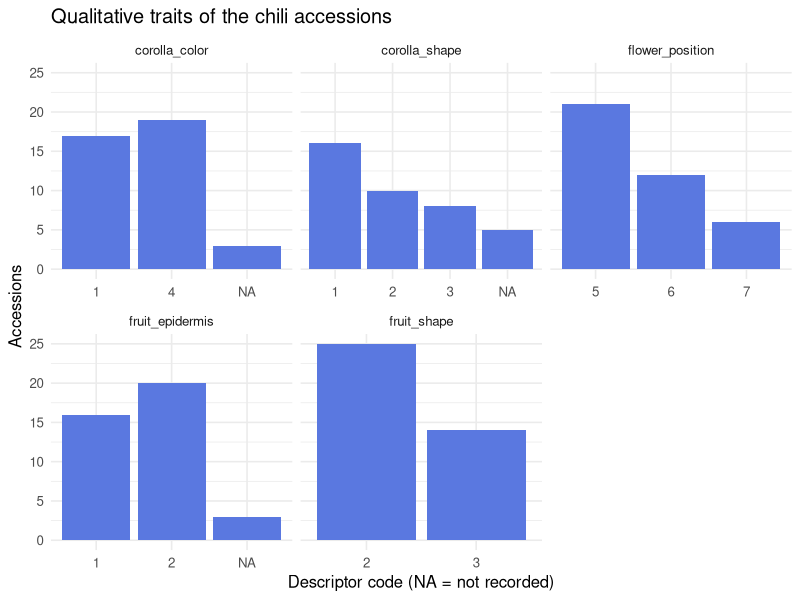
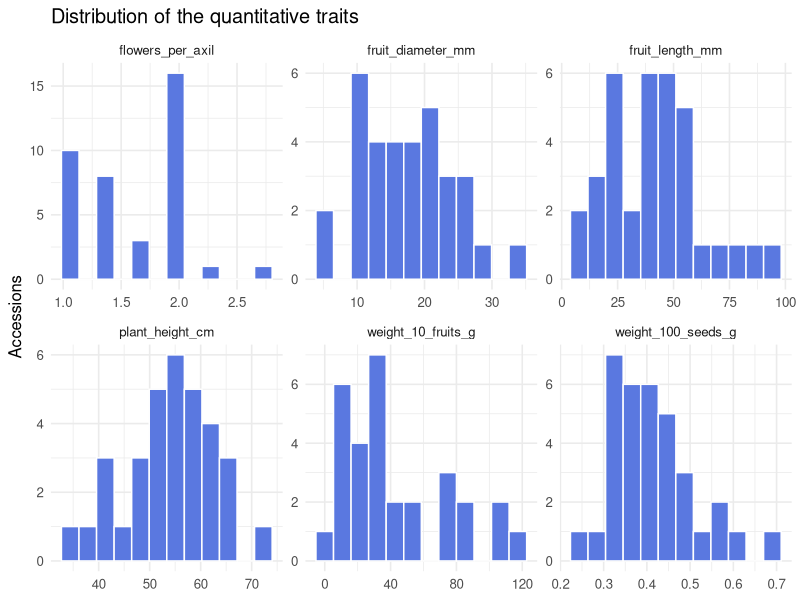
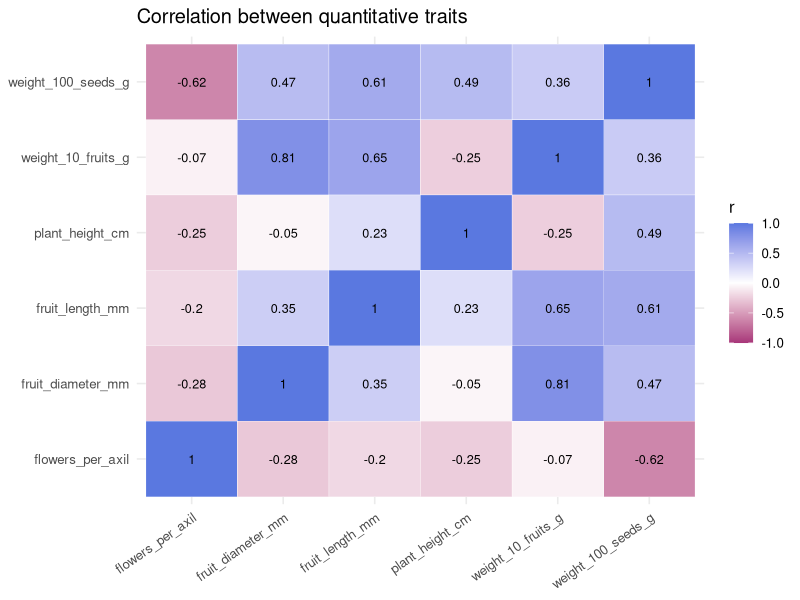
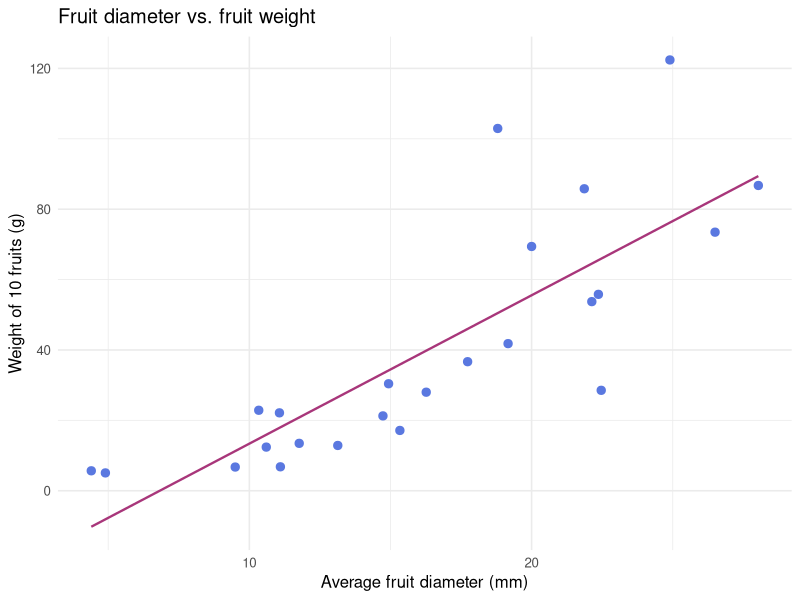
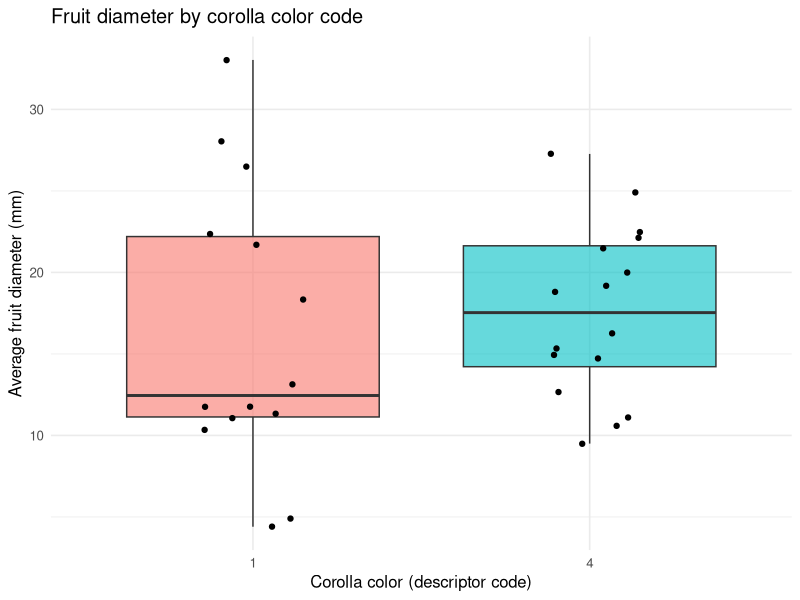
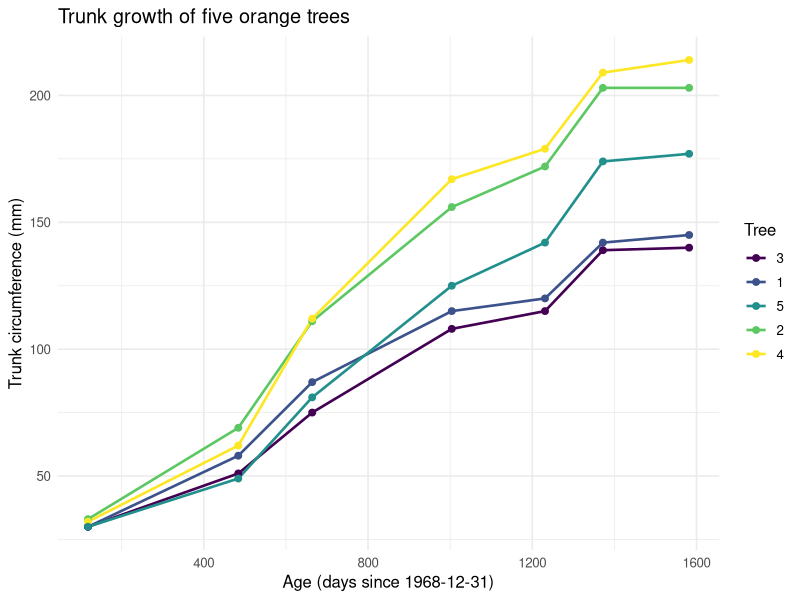
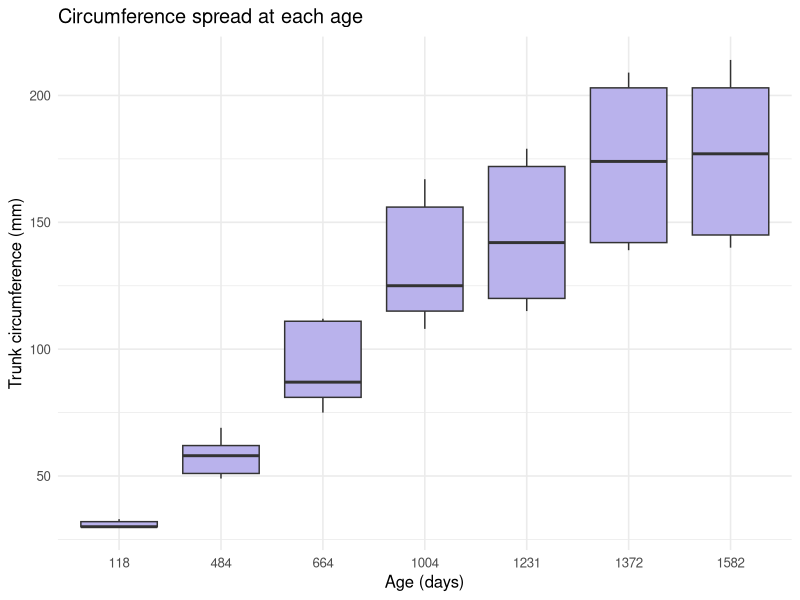

Write the R code that produced these figures, in order.
## ---- chunk 1
knitr::opts_chunk$set(
  echo = TRUE, message = FALSE, warning = FALSE,
  fig.width = 7, fig.height = 4.5, dpi = 150, fig.path = "figures/"
)
## ---- chunk 2
library(tidyverse)
library(modeest)   # most frequent value (mode)
library(knitr)     # tables

theme_set(theme_minimal(base_size = 12))
## ---- chunk 3
# Numeric and character vectors
x <- c(1, 2, 3, 4, 5)
x_chr <- as.character(x)
class(x); class(x_chr)

# A vector holds a single type: mixing numbers and text turns everything into text
mixed <- c(1, 2, 3, "2", "3")
class(mixed)

# Indexing
x <- 1:8
x[3]          # third element
x[-4]         # all but the fourth
x[x > 3]      # elements greater than 3

# Factors: categorical variables with levels
f <- factor(c("A", "B", "A", "C", "A", "C"))
levels(f)
table(f)

# Data frames: one column per variable, one row per observation
df <- data.frame(value = c(1, 2, 3, 4, 5),
                 group = factor(c("A", "B", "A", "A", "C")))
str(df)
## ---- chunk 4
m1 <- matrix(1:9, nrow = 3)
m2 <- m1 * 15

m1 + m2       # element-wise sum
m1 %*% m2     # matrix product
t(m1)         # transpose
## ---- chunk 5
a <- c(5, 6, 6, 7, 7, 7, 8, 8, 9, 10)
b <- c(5, 6, 6, 7, 7, 7, 8, 8, 9, 20)   # same data, one extreme value

tibble(
  dataset = c("Without outlier", "With outlier (20)"),
  mean    = c(mean(a), mean(b)),
  median  = c(median(a), median(b)),
  mode    = c(mfv(a), mfv(b))
) |> kable()
## ---- chunk 6
chili_raw <- read_csv("data/chili_accessions.csv")

chili <- chili_raw |>
  rename(
    accession            = n_acces,
    fruit_diameter_mm    = diametro_de_fruto_promedio_mm,
    weight_100_seeds_g   = peso_100_semillas,
    flowers_per_axil     = n_flores_axila,
    weight_10_fruits_g   = peso_10_frutos_gr,
    plant_height_cm      = altura_promedio_planta,
    fruit_length_mm      = longitud_fruto_promedio_mm,
    corolla_color        = color_de_corola,
    fruit_epidermis      = tipo_epidermis_fruto,
    fruit_shape          = forma_fruto,
    flower_position      = posicion_de_la_flor,
    corolla_shape        = forma_de_corola_flor
  )

glimpse(chili)
## ---- chunk 7
quantitative <- c("fruit_diameter_mm", "weight_100_seeds_g", "flowers_per_axil",
                  "weight_10_fruits_g", "plant_height_cm", "fruit_length_mm")
qualitative  <- c("corolla_color", "fruit_epidermis", "fruit_shape",
                  "flower_position", "corolla_shape")

# Maximum value of each quantitative trait before cleaning
chili |> summarise(across(all_of(quantitative), max)) |> kable()
## ---- chunk 8
chili <- chili |>
  mutate(
    across(all_of(quantitative), ~ na_if(.x, 999)),
    across(all_of(qualitative),  ~ factor(na_if(.x, 9)))
  )

# Missing values per variable after recoding
chili |>
  summarise(across(everything(), ~ sum(is.na(.x)))) |>
  pivot_longer(everything(), names_to = "variable", values_to = "missing") |>
  filter(missing > 0) |>
  arrange(desc(missing)) |>
  kable()
## ---- chunk 9
complete <- sum(complete.cases(chili))
## ---- chunk 10
table(chili$corolla_color, useNA = "ifany")

# Two traits together: absolute and row-relative frequencies
tab <- table(corolla_color = chili$corolla_color,
             flower_position = chili$flower_position)
tab
round(prop.table(tab, margin = 1), 2)
## ---- chunk 11
chili |>
  pivot_longer(all_of(qualitative), names_to = "trait", values_to = "code") |>
  ggplot(aes(x = code)) +
  geom_bar(fill = "#5a78e0") +
  facet_wrap(~ trait, scales = "free_x") +
  labs(title = "Qualitative traits of the chili accessions",
       x = "Descriptor code (NA = not recorded)", y = "Accessions")
## ---- chunk 12
chili |>
  pivot_longer(all_of(quantitative), names_to = "trait", values_to = "value") |>
  group_by(trait) |>
  summarise(
    n      = sum(!is.na(value)),
    mean   = mean(value, na.rm = TRUE),
    median = median(value, na.rm = TRUE),
    sd     = sd(value, na.rm = TRUE),
    min    = min(value, na.rm = TRUE),
    max    = max(value, na.rm = TRUE)
  ) |>
  mutate(across(mean:max, ~ round(.x, 2))) |>
  kable()
## ---- chunk 13
chili |>
  pivot_longer(all_of(quantitative), names_to = "trait", values_to = "value") |>
  filter(!is.na(value)) |>
  ggplot(aes(x = value)) +
  geom_histogram(bins = 12, fill = "#5a78e0", color = "white") +
  facet_wrap(~ trait, scales = "free") +
  labs(title = "Distribution of the quantitative traits", x = NULL, y = "Accessions")
## ---- chunk 14
cor_matrix <- chili |>
  select(all_of(quantitative)) |>
  cor(use = "pairwise.complete.obs")

round(cor_matrix, 2)
## ---- chunk 15
cor_matrix |>
  as_tibble(rownames = "trait_1") |>
  pivot_longer(-trait_1, names_to = "trait_2", values_to = "r") |>
  ggplot(aes(trait_1, trait_2, fill = r)) +
  geom_tile(color = "white") +
  geom_text(aes(label = round(r, 2)), size = 3.2) +
  scale_fill_gradient2(low = "#a8367a", mid = "white", high = "#5a78e0", limits = c(-1, 1)) +
  labs(title = "Correlation between quantitative traits", x = NULL, y = NULL) +
  theme(axis.text.x = element_text(angle = 35, hjust = 1))
## ---- chunk 16
strongest <- cor_matrix |>
  as_tibble(rownames = "trait_1") |>
  pivot_longer(-trait_1, names_to = "trait_2", values_to = "r") |>
  filter(trait_1 < trait_2) |>
  slice_max(abs(r), n = 1, with_ties = FALSE)
## ---- chunk 17
chili |>
  filter(!is.na(fruit_diameter_mm), !is.na(weight_10_fruits_g)) |>
  ggplot(aes(fruit_diameter_mm, weight_10_fruits_g)) +
  geom_point(size = 2.5, color = "#5a78e0") +
  geom_smooth(method = "lm", se = FALSE, color = "#a8367a", linewidth = 0.8) +
  labs(title = "Fruit diameter vs. fruit weight",
       x = "Average fruit diameter (mm)", y = "Weight of 10 fruits (g)")
## ---- chunk 18
chili |>
  filter(!is.na(corolla_color), !is.na(fruit_diameter_mm)) |>
  ggplot(aes(corolla_color, fruit_diameter_mm, fill = corolla_color)) +
  geom_boxplot(show.legend = FALSE, alpha = 0.6) +
  geom_jitter(width = 0.15, show.legend = FALSE) +
  labs(title = "Fruit diameter by corolla color code",
       x = "Corolla color (descriptor code)", y = "Average fruit diameter (mm)")
## ---- chunk 19
data("Orange")
glimpse(Orange)
summary(Orange)
## ---- chunk 20
Orange |>
  ggplot(aes(age, circumference, color = Tree, group = Tree)) +
  geom_line(linewidth = 0.9) +
  geom_point(size = 2) +
  labs(title = "Trunk growth of five orange trees",
       x = "Age (days since 1968-12-31)", y = "Trunk circumference (mm)", color = "Tree")
## ---- chunk 21
Orange |>
  group_by(Tree) |>
  summarise(
    final_circumference = max(circumference),
    growth_mm_per_year  = round((max(circumference) - min(circumference)) /
                                (max(age) - min(age)) * 365, 1)
  ) |>
  arrange(desc(final_circumference)) |>
  kable()
## ---- chunk 22
r_orange <- cor(Orange$age, Orange$circumference)
## ---- chunk 23
Orange |>
  ggplot(aes(factor(age), circumference)) +
  geom_boxplot(fill = "#b9b2ec") +
  labs(title = "Circumference spread at each age",
       x = "Age (days)", y = "Trunk circumference (mm)")
